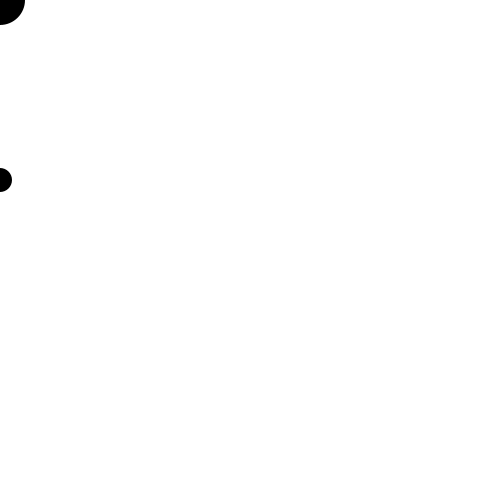
Frame 1 (no input)
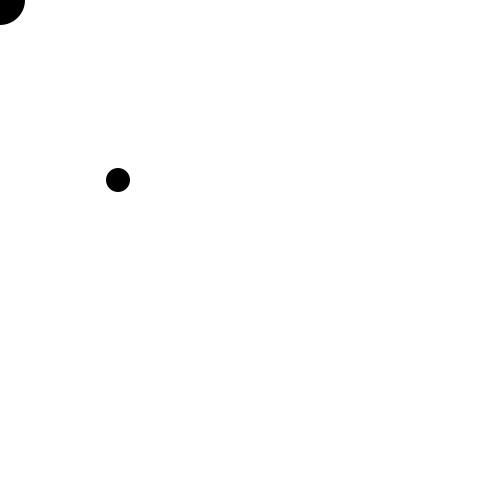
Frame 60 (the mouse pressed at the canvas centre just before this capture)
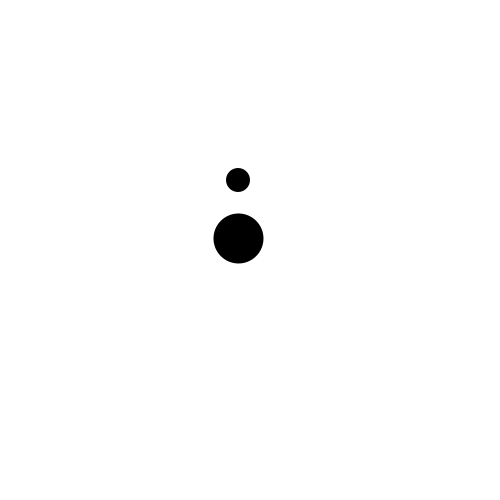
Frame 120 (the mouse held since frame 60 and released just before this capture)

The Processing sketch that drew these frames (run headless with seeded random() and noise(); from frame 60 on, the mouse is pressed at the canvas centre):

// Processing sketch: Vectors
// ── Vectors.pde
PVector location = new PVector(0, 0);
PVector prevLocation = new PVector(0, 0);
float speed = 1;
float easing = 0.05;
float circleX;
float circleRadius = 24;
float xSpeed = 2;
float currentSpeed;

void setup() {
  size(500,500);
  smooth();
  noStroke();
  fill(0);
  circleX = 0;
  currentSpeed = xSpeed;
}

void draw() {
  background(255);

  ellipse(circleX, 180, circleRadius, circleRadius);
    circleX = circleX + currentSpeed;

    if (circleX >= width - (circleRadius / 2)) {
      currentSpeed = -xSpeed;
    } else if (circleX <= 0 + (circleRadius / 2)) {
      currentSpeed = xSpeed;
    }

  location.x = (speed-easing) * prevLocation.x + easing * mouseX;
  location.y = (speed-easing) * prevLocation.y + easing * mouseY;

  ellipse(location.x,location.y,50,50);

  prevLocation.x = location.x;
  prevLocation.y = location.y;
}
